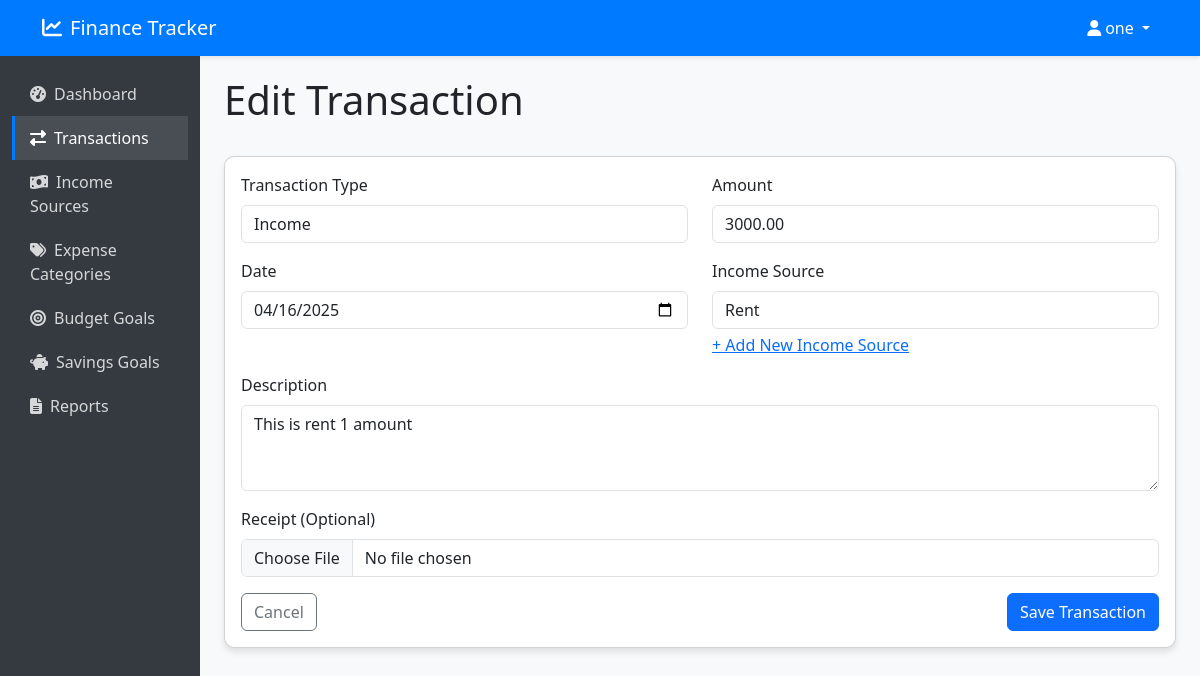
The page /transactions/1/edit/ (signed in) on the database its author committed.
### transactions/models.py (models this page shows, shortened)
class Transaction(models.Model):
    INCOME = 'income'
    EXPENSE = 'expense'
    TRANSACTION_TYPES = [
        (INCOME, 'Income'),
        (EXPENSE, 'Expense'),
    ]
    user = models.ForeignKey(User, on_delete=models.CASCADE, related_name='transactions')
    amount = models.DecimalField(max_digits=10, decimal_places=2)
    date = models.DateField(default=timezone.now)
    description = models.TextField(blank=True, null=True)
    transaction_type = models.CharField(max_length=10, choices=TRANSACTION_TYPES)
    income_source = models.ForeignKey(IncomeSource, on_delete=models.SET_NULL, null=True, blank=True, related_name='incomes')
    expense_category = models.ForeignKey(ExpenseCategory, on_delete=models.SET_NULL, null=True, blank=True, related_name='expenses')
    receipt = models.FileField(upload_to='receipts/', blank=True, null=True)
    class Meta:
        ordering = ['-date']

### transactions/views.py (the view)
# urls.py: path('<int:pk>/edit/', views.transaction_edit, name='transaction_edit'),
@login_required
def transaction_edit(request, pk):
    transaction = get_object_or_404(Transaction, pk=pk, user=request.user)
    if request.method == 'POST':
        form = TransactionForm(request.POST, request.FILES, instance=transaction, user=request.user)
        if form.is_valid():
            form.save()
            messages.success(request, 'Transaction updated successfully!')
            return redirect('transaction_list')
    else:
        form = TransactionForm(instance=transaction, user=request.user)
    return render(request, 'transactions/transaction_form.html', {'form': form, 'transaction': transaction})

### transactions/models.py (called while the page is built)
    def __str__(self):
        return self.name

    def __str__(self):
        return self.name

### templates/transactions/transaction_form.html (shortened to what this page needs)
{% extends 'base.html' %}
{% block content %}
<div class="row mb-4">
    <div class="col-12">
        <h1>{% if transaction %}Edit Transaction{% else %}Add Transaction{% endif %}</h1>
    </div>
</div>
<div class="card">
    <div class="card-body">
        <form method="post" enctype="multipart/form-data">
            <div class="row mb-3">
                <div class="col-md-6">
                    <label for="{{ form.transaction_type.id_for_label }}" class="form-label">Transaction Type</label>
                    {{ form.transaction_type }}
                </div>
                <div class="col-md-6">
                    <label for="{{ form.amount.id_for_label }}" class="form-label">Amount</label>
                    {{ form.amount }}
                </div>
            </div>
            <div class="row mb-3">
                <div class="col-md-6">
                    <label for="{{ form.date.id_for_label }}" class="form-label">Date</label>
                    {{ form.date }}
                </div>
                <div class="col-md-6" id="income_source_container">
                    <label for="{{ form.income_source.id_for_label }}" class="form-label">Income Source</label>
                    {{ form.income_source }}
                    <div class="mt-1">
                        <a href="{% url 'income_source_create' %}" target="_blank">+ Add New Income Source</a>
                    </div>
                </div>
            </div>
            <div class="mb-3">
                <label for="{{ form.description.id_for_label }}" class="form-label">Description</label>
                {{ form.description }}
            </div>
            <div class="mb-3">
                <label for="{{ form.receipt.id_for_label }}" class="form-label">Receipt (Optional)</label>
                {{ form.receipt }}
            </div>
            <div class="d-flex justify-content-between">
                <a href="{% url 'transaction_list' %}" class="btn btn-outline-secondary">Cancel</a>
                <button type="submit" class="btn btn-primary">Save Transaction</button>
            </div>
        </form>
    </div>
</div>
{% endblock %}

### templates/base.html (shortened to what this page needs)
<!DOCTYPE html>
<html lang="en">
<head>
    <link href="https://cdn.jsdelivr.net/npm/bootstrap@5.3.0/dist/css/bootstrap.min.css" rel="stylesheet">
    <link rel="stylesheet" href="https://cdnjs.cloudflare.com/ajax/libs/font-awesome/6.4.0/css/all.min.css">
</head>
<body>
    <nav class="navbar navbar-expand-lg navbar-dark">
        <div class="container">
            <a class="navbar-brand" href="{% url 'dashboard' %}">
                <i class="fas fa-chart-line me-2"></i>Finance Tracker
            </a>
            <div class="collapse navbar-collapse" id="navbarNav">
                <ul class="navbar-nav ms-auto">
                    {% if user.is_authenticated %}
                        <li class="nav-item dropdown">
                            <a class="nav-link dropdown-toggle" href="#" id="navbarDropdown" role="button" data-bs-toggle="dropdown" aria-expanded="false">
                                <i class="fas fa-user me-1"></i>{{ user.username }}
                            </a>
                        </li>
                    {% endif %}
                </ul>
            </div>
        </div>
    </nav>
    <div class="container-fluid">
        <div class="row">
            {% if user.is_authenticated %}
                <div class="col-md-3 col-lg-2 d-md-block sidebar collapse">
                    <div class="position-sticky pt-3">
                        <ul class="nav flex-column">
                            <li class="nav-item">
                                <a class="sidebar-link {% if request.path == '/dashboard/' %}active{% endif %}" href="{% url 'dashboard' %}">
                                    <i class="fas fa-tachometer-alt me-2"></i>Dashboard
                                </a>
                            </li>
                            <li class="nav-item">
                                <a class="sidebar-link {% if '/transactions/' in request.path %}active{% endif %}" href="{% url 'transaction_list' %}">
                                    <i class="fas fa-exchange-alt me-2"></i>Transactions
                                </a>
                            </li>
                            <li class="nav-item">
                                <a class="sidebar-link {% if '/income-sources/' in request.path %}active{% endif %}" href="{% url 'income_source_list' %}">
                                    <i class="fas fa-money-bill-wave me-2"></i>Income Sources
                                </a>
                            </li>
                            <li class="nav-item">
                                <a class="sidebar-link {% if '/expense-categories/' in request.path %}active{% endif %}" href="{% url 'expense_category_list' %}">
                                    <i class="fas fa-tags me-2"></i>Expense Categories
                                </a>
                            </li>
                            <li class="nav-item">
                                <a class="sidebar-link {% if '/budget-goals/' in request.path %}active{% endif %}" href="{% url 'budget_goal_list' %}">
                                    <i class="fas fa-bullseye me-2"></i>Budget Goals
                                </a>
                            </li>
                            <li class="nav-item">
                                <a class="sidebar-link {% if '/savings-goals/' in request.path %}active{% endif %}" href="{% url 'savings_goal_list' %}">
                                    <i class="fas fa-piggy-bank me-2"></i>Savings Goals
                                </a>
                            </li>
                            <li class="nav-item">
                                <a class="sidebar-link {% if '/reports/' in request.path %}active{% endif %}" href="{% url 'generate_report' %}">
                                    <i class="fas fa-file-alt me-2"></i>Reports
                                </a>
                            </li>
                        </ul>
                    </div>
                </div>
                <div class="col-md-9 ms-sm-auto col-lg-10 px-md-4 content">
            {% else %}
                <div class="col-12 content">
            {% endif %}
                {% block content %}{% endblock %}
            </div>
        </div>
    </div>
</body>
</html>

### templates/base.html (style rules this page uses)
body { background-color: #f8f9fa; color: #212529; }
.navbar { background-color: #007bff; box-shadow: 0 2px 4px rgba(0, 0, 0, 0.1); }
.navbar-brand, .navbar-nav .nav-link { color: white; }
.card { border-radius: 10px; box-shadow: 0 4px 6px rgba(0, 0, 0, 0.1); margin-bottom: 20px; }
.sidebar { background-color: #343a40; min-height: calc(100vh - 56px); color: white; position: sticky; top: 56px; }
.sidebar-link { color: rgba(255, 255, 255, 0.8); text-decoration: none; display: block; padding: 10px 15px; border-left: 3px solid transparent; }
.sidebar-link.active { background-color: rgba(255, 255, 255, 0.1); color: white; border-left-color: #007bff; }
.content { padding: 20px; }

### rows shown on the page
Transaction: transaction_type "Income", amount "3000.00", date "04/16/2025", income_source "Rent", description "This is rent 1 amount"

### other values the page prints
{{ user.username }} "one"
